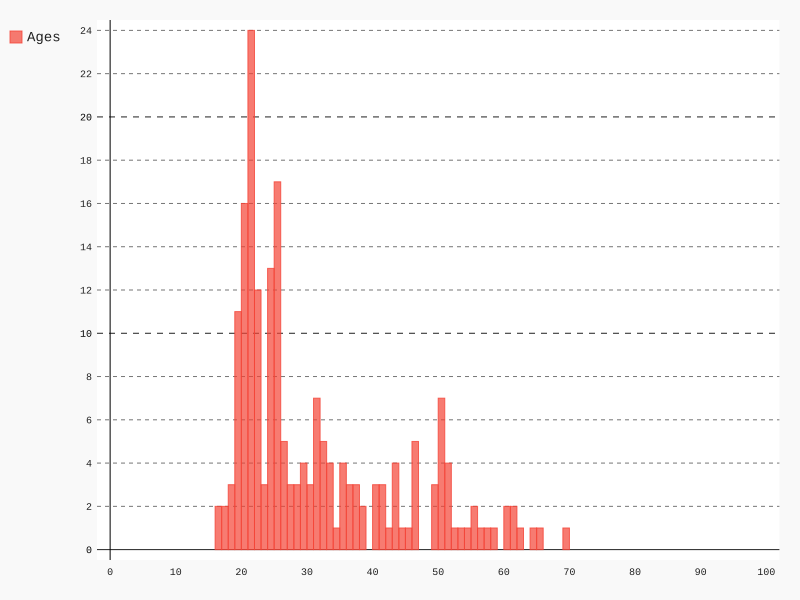

Write Python code to recreate this figure.
import pandas as pd
import pygal

data = pd.read_csv('2016-first-quarter-citations.csv')
data = data.dropna(how='any')

ages = data['Cited Person Age']
ages = ages[ages < 100]

list = [0]*100
for x in ages:
    list[int(x)] += 1

hist = pygal.Histogram()
values = []

for i in range(0,len(list)):
    values.append((list[i], i, i+1))

hist.add('Ages', values)
hist.render_to_file('histogram.svg')
